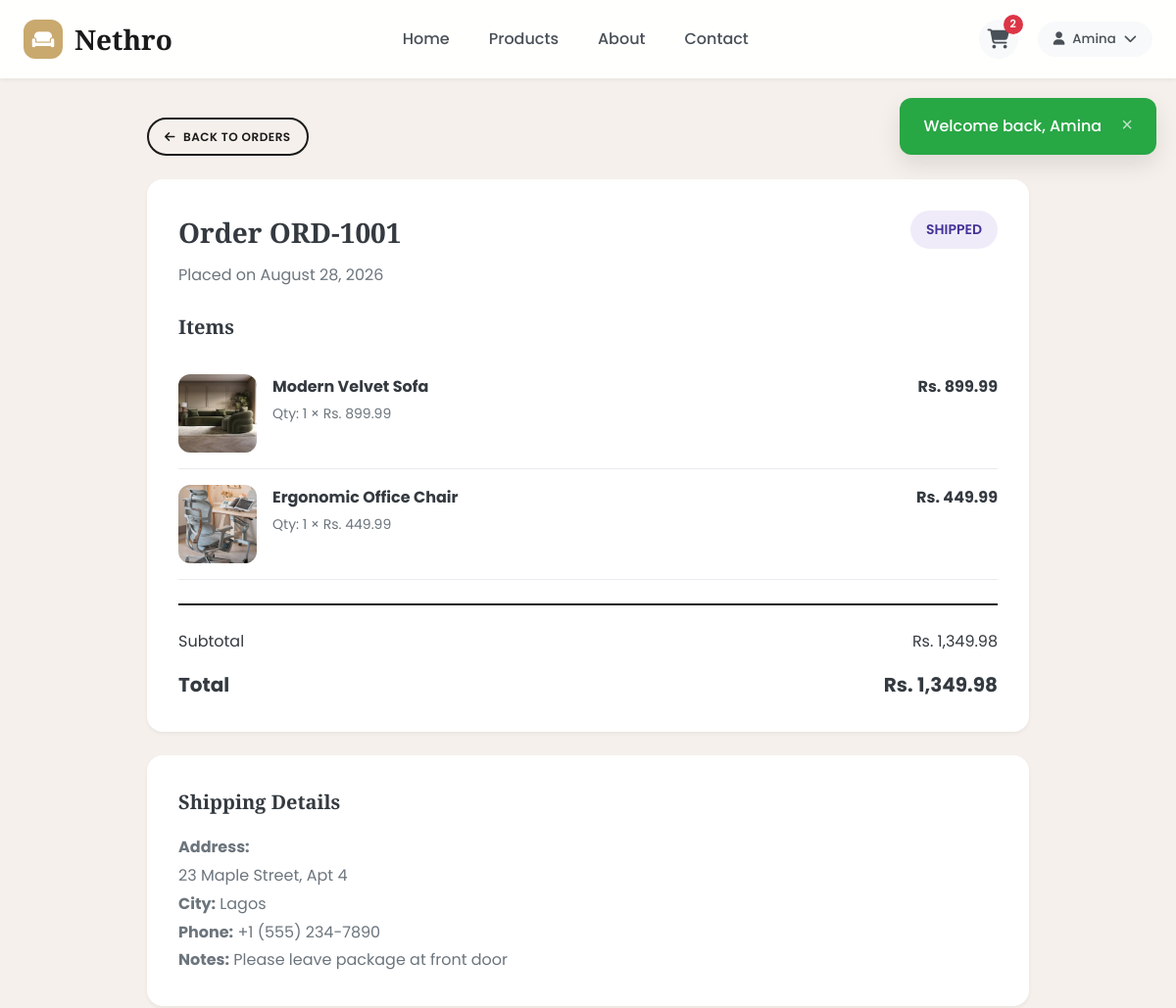
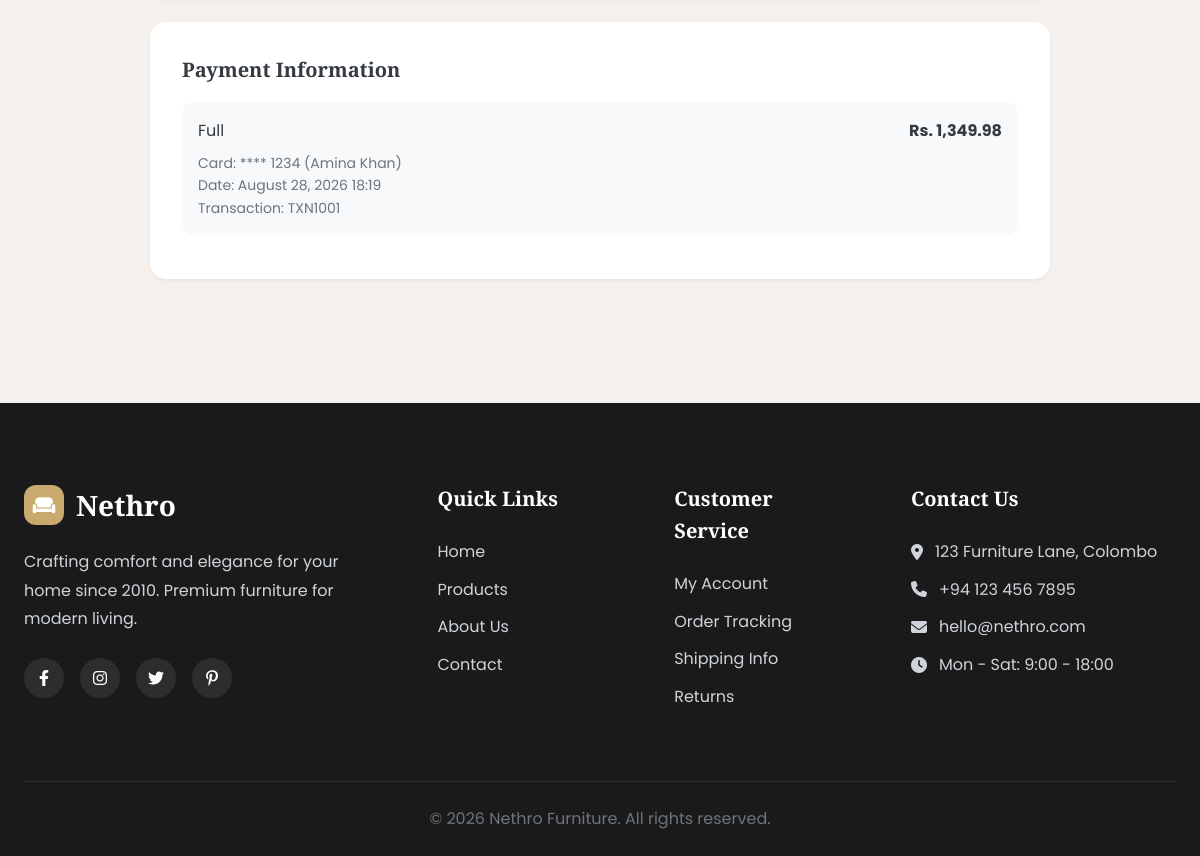
/order_details.php?id=1 (signed in), run on the app's committed database (2 pictures, top to bottom).
### tables this page shows
CREATE TABLE users (
    id INT AUTO_INCREMENT PRIMARY KEY,
    first_name VARCHAR(50) NOT NULL,
    last_name VARCHAR(50) NOT NULL,
    email VARCHAR(100) UNIQUE NOT NULL,
    password VARCHAR(255) NOT NULL,
    phone VARCHAR(20),
    address TEXT,
    city VARCHAR(50),
    created_at TIMESTAMP DEFAULT CURRENT_TIMESTAMP,
    updated_at TIMESTAMP DEFAULT CURRENT_TIMESTAMP ON UPDATE CURRENT_TIMESTAMP
);

CREATE TABLE orders (
    id INT AUTO_INCREMENT PRIMARY KEY,
    user_id INT NOT NULL,
    order_number VARCHAR(20) UNIQUE NOT NULL,
    total_amount DECIMAL(10,2) NOT NULL,
    discount_amount DECIMAL(10,2) DEFAULT 0.00,
    final_amount DECIMAL(10,2) NOT NULL,
    status ENUM('pending', 'processing', 'shipped', 'delivered', 'cancelled') DEFAULT 'pending',
    payment_status ENUM('pending', 'paid', 'partial', 'failed') DEFAULT 'pending',
    payment_method ENUM('full', 'installment') NOT NULL,
    shipping_address TEXT NOT NULL,
    shipping_city VARCHAR(50) NOT NULL,
    shipping_phone VARCHAR(20) NOT NULL,
    notes TEXT,
    created_at TIMESTAMP DEFAULT CURRENT_TIMESTAMP,
    updated_at TIMESTAMP DEFAULT CURRENT_TIMESTAMP ON UPDATE CURRENT_TIMESTAMP,
    FOREIGN KEY (user_id) REFERENCES users(id) ON DELETE CASCADE
);

CREATE TABLE order_items (
    id INT AUTO_INCREMENT PRIMARY KEY,
    order_id INT NOT NULL,
    product_id INT NOT NULL,
    quantity INT NOT NULL,
    unit_price DECIMAL(10,2) NOT NULL,
    total_price DECIMAL(10,2) NOT NULL,
    FOREIGN KEY (order_id) REFERENCES orders(id) ON DELETE CASCADE,
    FOREIGN KEY (product_id) REFERENCES products(id) ON DELETE CASCADE
);

CREATE TABLE products (
    id INT AUTO_INCREMENT PRIMARY KEY,
    category_id INT,
    name VARCHAR(100) NOT NULL,
    slug VARCHAR(100) UNIQUE NOT NULL,
    description TEXT,
    short_description VARCHAR(255),
    price DECIMAL(10,2) NOT NULL,
    stock_quantity INT DEFAULT 0,
    image VARCHAR(255),
    gallery TEXT,
    dimensions VARCHAR(100),
    material VARCHAR(100),
    weight DECIMAL(8,2),
    featured BOOLEAN DEFAULT FALSE,
    status ENUM('active', 'inactive') DEFAULT 'active',
    created_at TIMESTAMP DEFAULT CURRENT_TIMESTAMP,
    updated_at TIMESTAMP DEFAULT CURRENT_TIMESTAMP ON UPDATE CURRENT_TIMESTAMP,
    FOREIGN KEY (category_id) REFERENCES categories(id) ON DELETE SET NULL
);

CREATE TABLE payments (
    id INT AUTO_INCREMENT PRIMARY KEY,
    order_id INT NOT NULL,
    user_id INT NOT NULL,
    amount DECIMAL(10,2) NOT NULL,
    payment_type ENUM('full', 'installment', 'down_payment') NOT NULL,
    card_holder_name VARCHAR(100),
    card_last_four VARCHAR(4),
    transaction_id VARCHAR(100),
    status ENUM('completed', 'pending', 'failed') DEFAULT 'completed',
    paid_at TIMESTAMP DEFAULT CURRENT_TIMESTAMP,
    FOREIGN KEY (order_id) REFERENCES orders(id) ON DELETE CASCADE,
    FOREIGN KEY (user_id) REFERENCES users(id) ON DELETE CASCADE
);

### includes/db.php (called while the page is built, shortened)
<?php
$conn = new mysqli(DB_HOST, DB_USER, DB_PASS, DB_NAME);
$conn->set_charset("utf8mb4");
function executeQuery($sql, $types = "", $params = []) {
    global $conn;
    $stmt = $conn->prepare($sql);
    if ($types && !empty($params)) {
        $stmt->bind_param($types, ...$params);
    }
    if (!$stmt->execute()) {
        trigger_error('DB execute failed: ' . $stmt->error, E_USER_WARNING);
    }
    return $stmt;
}
function fetchOne($sql, $types = "", $params = []) {
    $stmt = executeQuery($sql, $types, $params);
    $result = $stmt->get_result();
    return $result->fetch_assoc();
}
function fetchAll($sql, $types = "", $params = []) {
    $stmt = executeQuery($sql, $types, $params);
    $result = $stmt->get_result();
    return $result->fetch_all(MYSQLI_ASSOC);
}
if (isset($_SESSION['user_id'])) {
    $current_user = fetchOne("SELECT * FROM users WHERE id = ?", "i", [$_SESSION['user_id']]);
}
function getCartCount() {
    $count = 0;
    if (isset($_SESSION['user_id'])) {
        $result = fetchOne("SELECT SUM(quantity) as count FROM cart WHERE user_id = ?", "i", [$_SESSION['user_id']]);
        $count = $result['count'] ?? 0;
    } elseif (isset($_SESSION['cart_session'])) {
        $result = fetchOne("SELECT SUM(quantity) as count FROM cart WHERE session_id = ?", "s", [$_SESSION['cart_session']]);
        $count = $result['count'] ?? 0;
    }
    return $count;
}
function getFlash() {
    if (isset($_SESSION['flash'])) {
        $flash = $_SESSION['flash'];
        return $flash;
    }
    return null;
}
function formatPrice($price) {
    return 'Rs. ' . number_format($price, 2);
}
?>

### order_details.php (the view, shortened to what this page needs)
<?php
require_once 'includes/db.php';
$orderId = intval($_GET['id'] ?? 0);
$order = fetchOne("
    SELECT o.*
    FROM orders o
    WHERE o.id = ? AND o.user_id = ?
", "ii", [$orderId, $_SESSION['user_id']]);
$orderItems = fetchAll("
    SELECT oi.*, p.name, p.image, p.slug
    FROM order_items oi
    JOIN products p ON oi.product_id = p.id
    WHERE oi.order_id = ?
", "i", [$orderId]);
$payments = fetchAll("SELECT * FROM payments WHERE order_id = ? ORDER BY paid_at DESC", "i", [$orderId]);
require_once 'includes/header.php';
?>
<section class="section" style="padding-top: 40px;">
    <div style="max-width: 900px; margin: 0 auto;">
        <a href="orders.php" class="btn btn-sm btn-outline" style="margin-bottom: 24px;"><i class="fas fa-arrow-left"></i> Back to Orders</a>
        <div style="background: white; border-radius: var(--radius-lg); padding: 32px; box-shadow: var(--shadow-sm); margin-bottom: 24px;">
            <div style="display: flex; justify-content: space-between; align-items: flex-start; margin-bottom: 24px; flex-wrap: wrap; gap: 16px;">
                <div>
                    <h1 style="font-family: var(--font-display); font-size: 28px; margin-bottom: 8px;">Order <?php echo $order['order_number']; ?></h1>
                    <p style="color: var(--gray-600);">Placed on <?php echo date('F d, Y', strtotime($order['created_at'])); ?></p>
                </div>
                <span class="status-badge status-<?php echo $order['status']; ?>" style="font-size: 14px; padding: 8px 16px;">
                    <?php echo ucfirst($order['status']); ?>
                </span>
            </div>
            <h3 style="font-family: var(--font-display); margin-bottom: 16px; font-size: 20px;">Items</h3>
            <?php foreach ($orderItems as $item): ?>
            <div style="display: flex; gap: 16px; padding: 16px 0; border-bottom: 1px solid var(--gray-200);">
                <img src="<?php echo $item['image'] ? 'images/products/' . $item['image'] : 'https://via.placeholder.com/80'; ?>"
                     style="width: 80px; height: 80px; object-fit: cover; border-radius: var(--radius-md);">
                <div style="flex: 1;">
                    <h4 style="margin-bottom: 4px;"><a href="product_details.php?slug=<?php echo $item['slug']; ?>"><?php echo $item['name']; ?></a></h4>
                    <p style="color: var(--gray-600); font-size: 14px;">Qty: <?php echo $item['quantity']; ?> × <?php echo formatPrice($item['unit_price']); ?></p>
                </div>
                <div style="font-weight: 700;"><?php echo formatPrice($item['total_price']); ?></div>
            </div>
            <?php endforeach; ?>
            <div style="margin-top: 24px; padding-top: 24px; border-top: 2px solid var(--primary);">
                <div style="display: flex; justify-content: space-between; margin-bottom: 8px;">
                    <span>Subtotal</span>
                    <span><?php echo formatPrice($order['total_amount']); ?></span>
                </div>
                <div style="display: flex; justify-content: space-between; font-size: 20px; font-weight: 700; margin-top: 16px;">
                    <span>Total</span>
                    <span><?php echo formatPrice($order['final_amount']); ?></span>
                </div>
            </div>
        </div>
        <div style="background: white; border-radius: var(--radius-lg); padding: 32px; box-shadow: var(--shadow-sm); margin-bottom: 24px;">
            <h3 style="font-family: var(--font-display); margin-bottom: 16px; font-size: 20px;">Shipping Details</h3>
            <div style="color: var(--gray-600); line-height: 1.8;">
                <p><strong>Address:</strong><br><?php echo nl2br(htmlspecialchars($order['shipping_address'])); ?></p>
                <p><strong>City:</strong> <?php echo htmlspecialchars($order['shipping_city']); ?></p>
                <p><strong>Phone:</strong> <?php echo htmlspecialchars($order['shipping_phone']); ?></p>
                <?php if ($order['notes']): ?>
                <p><strong>Notes:</strong> <?php echo htmlspecialchars($order['notes']); ?></p>
                <?php endif; ?>
            </div>
        </div>
        <?php if (!empty($payments)): ?>
        <div style="background: white; border-radius: var(--radius-lg); padding: 32px; box-shadow: var(--shadow-sm); margin-bottom: 24px;">
            <h3 style="font-family: var(--font-display); margin-bottom: 16px; font-size: 20px;">Payment Information</h3>
            <?php foreach ($payments as $payment): ?>
            <div style="padding: 16px; background: var(--gray-100); border-radius: var(--radius-md); margin-bottom: 12px;">
                <div style="display: flex; justify-content: space-between; margin-bottom: 8px;">
                    <span style="text-transform: capitalize;"><?php echo str_replace('_', ' ', $payment['payment_type']); ?></span>
                    <strong><?php echo formatPrice($payment['amount']); ?></strong>
                </div>
                <div style="font-size: 14px; color: var(--gray-600);">
                    <p>Card: **** <?php echo $payment['card_last_four']; ?> (<?php echo htmlspecialchars($payment['card_holder_name']); ?>)</p>
                    <p>Date: <?php echo date('F d, Y H:i', strtotime($payment['paid_at'])); ?></p>
                    <p>Transaction: <?php echo $payment['transaction_id']; ?></p>
                </div>
            </div>
            <?php endforeach; ?>
        </div>
        <?php endif; ?>
    </div>
</section>
<?php require_once 'includes/footer.php'; ?>

### includes/header.php (shortened to what this page needs)
<?php
require_once __DIR__ . '/db.php';
$flash = getFlash();
$script = $_SERVER['SCRIPT_NAME'] ?? '';
if (strpos($script, '/admin/') !== false) {
    $base = substr($script, 0, strpos($script, '/admin/'));
} else {
    $base = rtrim(dirname($script), '/');
}
$assetPathPrefix = ($base === '') ? '/' : $base . '/';
?>
<!DOCTYPE html>
<html lang="en">
<head>
    <link rel="stylesheet" href="<?php echo $assetPathPrefix; ?>css/style.css">
    <link rel="stylesheet" href="https://cdnjs.cloudflare.com/ajax/libs/font-awesome/6.4.0/css/all.min.css">
</head>
<body>
    <?php if ($flash): ?>
    <div class="flash-message flash-<?php echo $flash['type']; ?>">
        <?php echo $flash['message']; ?>
        <button onclick="this.parentElement.remove()" class="flash-close">&times;</button>
    </div>
    <?php endif; ?>
    <nav class="navbar">
        <div class="nav-container">
            <a href="<?php echo $assetPathPrefix; ?>index.php" class="logo">
                <span class="logo-icon"><i class="fas fa-couch"></i></span>
                <span class="logo-text">Nethro</span>
            </a>
            <ul class="nav-menu" id="navMenu">
                <li><a href="<?php echo $assetPathPrefix; ?>index.php" class="<?php echo basename($_SERVER['PHP_SELF']) == 'index.php' ? 'active' : ''; ?>">Home</a></li>
                <li><a href="<?php echo $assetPathPrefix; ?>products.php" class="<?php echo basename($_SERVER['PHP_SELF']) == 'products.php' ? 'active' : ''; ?>">Products</a></li>
                <li><a href="<?php echo $assetPathPrefix; ?>about.php">About</a></li>
                <li><a href="<?php echo $assetPathPrefix; ?>contact.php">Contact</a></li>
            </ul>
            <div class="nav-actions">
                <a href="<?php echo $assetPathPrefix; ?>cart.php" class="cart-icon">
                    <i class="fas fa-shopping-cart"></i>
                    <span class="cart-count" id="cartCount"><?php echo getCartCount(); ?></span>
                </a>
                <?php if ($current_user): ?>
                <div class="user-dropdown">
                    <button class="user-btn">
                        <i class="fas fa-user"></i>
                        <span><?php echo htmlspecialchars($current_user['first_name']); ?></span>
                        <i class="fas fa-chevron-down"></i>
                    </button>
                </div>
                <?php endif; ?>
            </div>
        </div>
    </nav>
    <div class="nav-spacer"></div>

### data on the page
users: first_name "Amina"
orders: order_number "ORD-1001", created_at "August 28, 2026", status "SHIPPED", total_amount "Rs. 1,349.98", final_amount "Rs. 1,349.98", shipping_address "23 Maple Street, Apt 4", shipping_city "Lagos", shipping_phone "+1 (555) 234-7890", notes "Please leave package at front door"
order_items: product.image (picture), product.name "Modern Velvet Sofa", quantity "1", unit_price "Rs. 899.99", total_price "Rs. 899.99"
order_items: product.image (picture), product.name "Ergonomic Office Chair", quantity "1", unit_price "Rs. 449.99", total_price "Rs. 449.99"
payments: payment_type "Full", amount "Rs. 1,349.98", card_last_four "1234", card_holder_name "Amina Khan", paid_at "August 28, 2026 18:19", transaction "TXN1001"

### other printed values
$flash['message'] "Welcome back, Amina"
getCartCount() "2"
